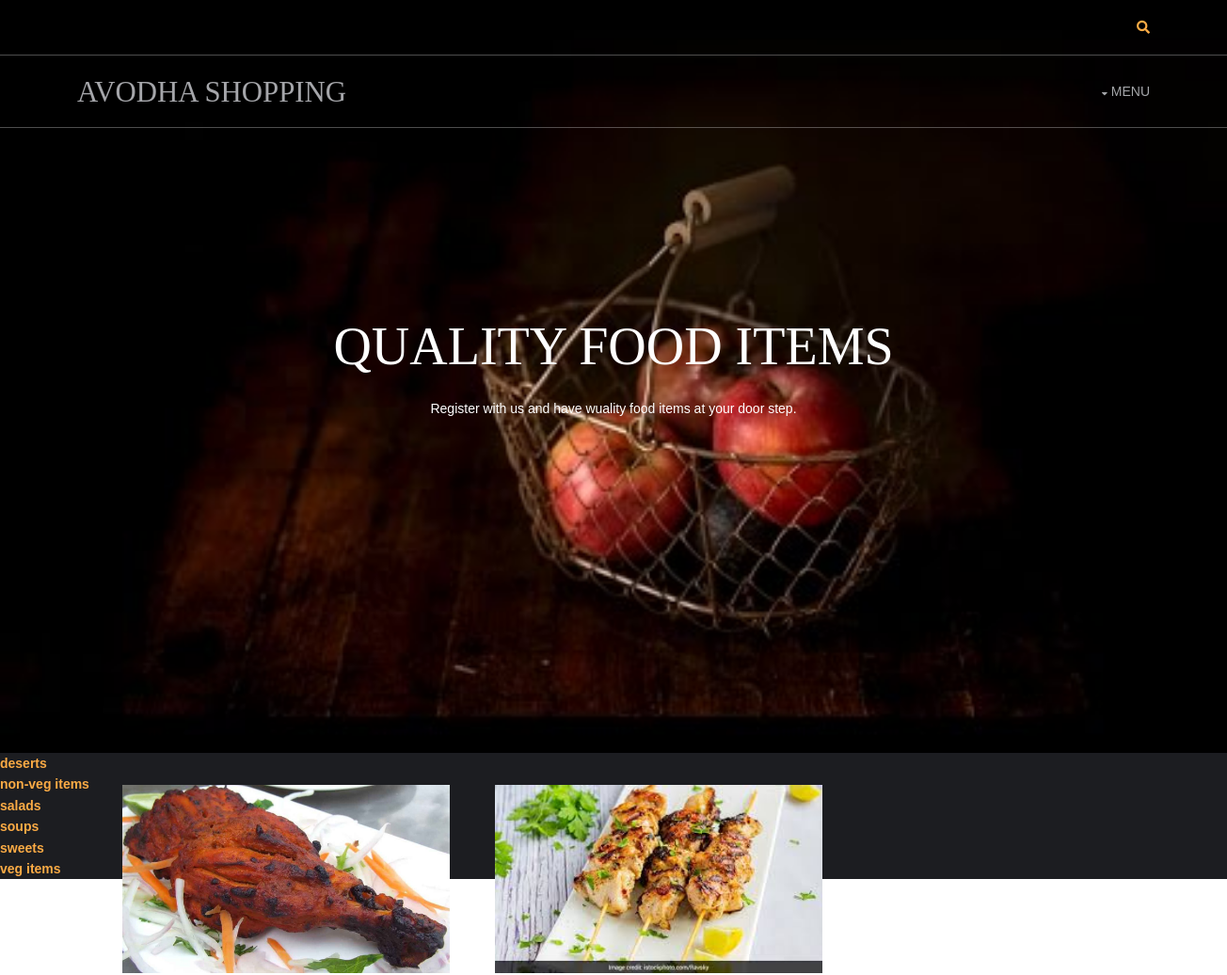
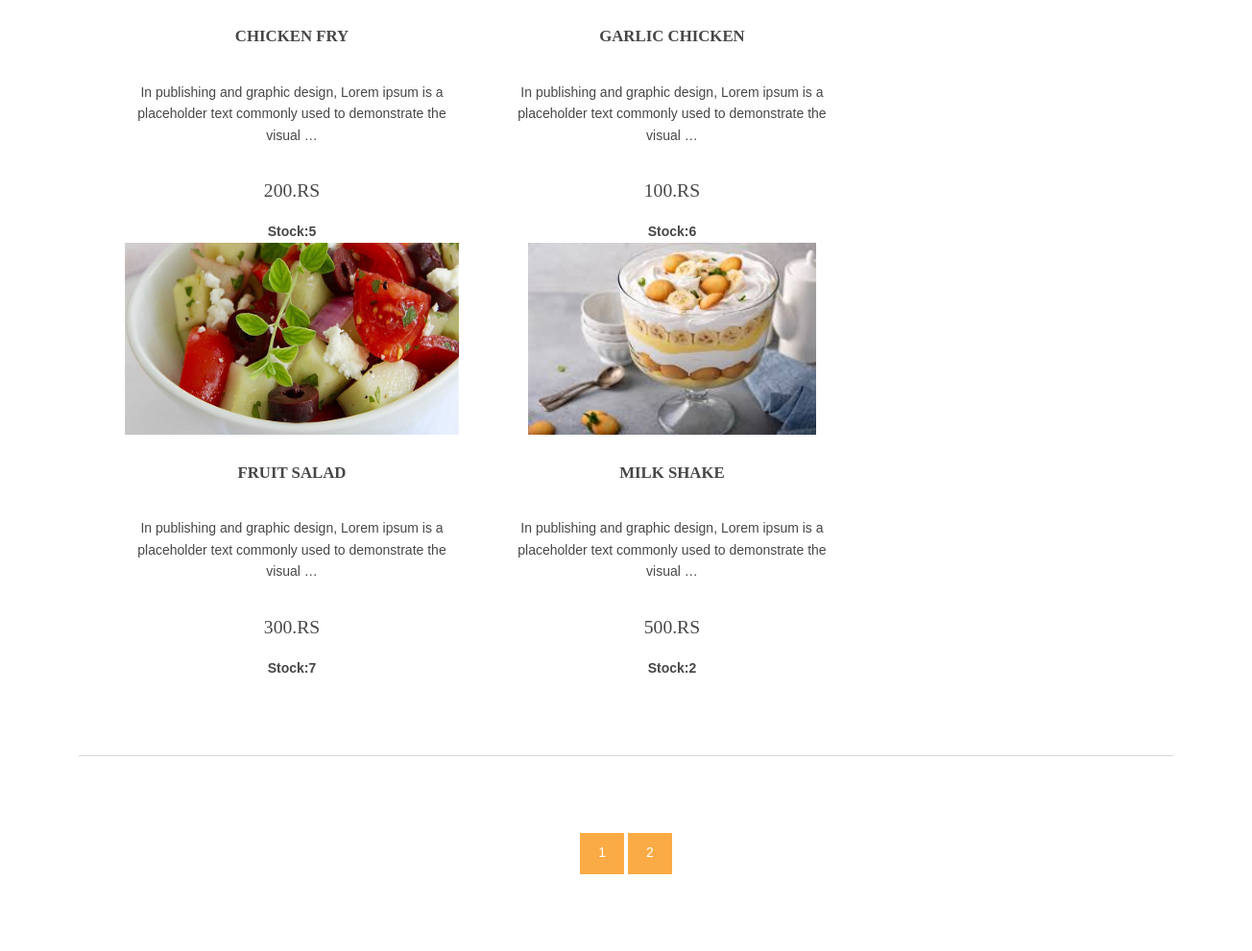
Page /home (signed in) on the committed database (2 pictures, top to bottom).
### shop/models.py (models this page shows, shortened)
class Category(models.Model):
    cat_name=models.CharField(max_length=200,unique=True)
    slug=models.SlugField(max_length=200,unique=True)
    class Meta:
        ordering=('cat_name',)
        verbose_name='Category'
        verbose_name_plural='Categories'
    def get_url(self):
        return reverse('prod_cat',args=[self.slug])

class Product(models.Model):
    P_name=models.CharField(max_length=250,unique=True)
    slug=models.SlugField(max_length=250,unique=True)
    P_desc=models.TextField()
    P_price=models.IntegerField()
    P_stock=models.IntegerField()
    P_available=models.BooleanField()
    P_image=models.ImageField(upload_to='Product')
    P_category=models.ForeignKey(Category,on_delete= models.CASCADE)
    def get_url(self):
        return reverse('details',args=[self.P_category.slug,self.slug])

### shop/views.py (the view)
# urls.py: 2. Add a URL to urlpatterns:  path('', views.home, name='home')
def home(request,c_slug=None):
    c_page=None
    product=None
    if c_slug!=None:
        c_page=get_object_or_404(Category,slug=c_slug)
        product=Product.objects.filter(P_category=c_page,P_available=True)
    else:
        product=Product.objects.all().filter(P_available=True)
    cat=Category.objects.all()
    paginator=Paginator(product,4)
    try:
        page=int(request.GET.get('page','1'))
    except:
        page=1
    try:
        pro=paginator.page(page)
    except(EmptyPage,InvalidPage):
        pro=paginator.page(paginator.num_pages)
    return render(request,'index.html',{'pr':product,'ct':cat,'pg':pro})

### cart/context_processor.py (called while the page is built)
def count(request):
    item_count=0
    if 'admin' in request.path:
        return {}
    else:
        try:
            ct=cartlist.objects.filter(cart_id=c_id(request))
            cti=Items.objects.all().filter(cart=ct[:1])
            for c in cti:
                item_count+=c.quantity
        except cartlist.DoesNotExist:
            item_count=0
        return dict(itc=item_count)

### cart/views.py (called while the page is built)
def c_id(request):
    ct_id=request.session.session_key
    if not ct_id:
        ct_id=request.session.create()
    return ct_id

### templates/index.html (shortened to what this page needs)
{% load static %}
<html lang="">
<head>
<link href="{% static 'hm/layout/styles/layout.css' %}" rel="stylesheet" type="text/css" media="all">
</head>
<body id="top">
<div class="abcd" style="background-image:url({% static 'hm/images/demo/backgrounds/bg1.jpg' %});">
  <div class="wrapper row0">
    <div id="topbar" class="hoc clear">
      <div class="fl_right">
        <ul class="nospace">
          <li id="searchform">
          </li>
        </ul>
      </div>
    </div>
  </div>
  <div class="wrapper row1">
    <header id="header" class="hoc clear">
      <div id="logo" class="fl_left">
        <h1><a href="index.html">AVODHA SHOPPING</a></h1>
      </div>
      <nav id="mainav" class="fl_right">
        <ul class="clear">
          <li><a class="drop" href="#">Menu</a>
          </li>
        </ul>
      </nav>
    </header>
</div>
  <div id="pageintro" class="hoc clear">
    <article>
      <h3 class="heading">QUALITY FOOD ITEMS</h3>
      <p>Register with us and have wuality food items at your door step.</p>
    </article>
  </div>
</div>
<div class="category">
    {% for i in ct %}
  <b style="color:white">
    <a href={{i.get_url}}>{{i.cat_name}}</a><br>
  </b>
{% endfor %}
</div>
<div class="wrapper row3">
  <main class="hoc container clear">
    <section id="introblocks">
      <ul class="nospace group btmspace-80">
    {% for i in pg.object_list %}
        <li class="one_third">
          <figure><a class="imgover" href={{i.get_url}}><img src={{i.P_image.url}} style="height:200;" alt=""></a>
            <figcaption>
              <h1 class="heading">{{i.P_name}}</h1><br>
              <p>{{i.P_desc |truncatewords:17}}</p><br>
              <h4>{{i.P_price}}.Rs</h4>
              <b>Stock:{{i.P_stock}}</b><br>
            </figcaption>
          </figure>
        </li>
         {% endfor %}
      </ul>
    </section>
    <hr class="btmspace-80">
    <center>
      {% for p in pg.paginator.page_range %}
      <a href="?page={{p}}" class="btn btn-light btn-sm {% if pg.number == p %} active {% endif %}">{{p}}</a>
      {% endfor %}
    </center>
  </main>
</div>
</body>
</html>

### static/hm/layout/styles/layout.css (style rules this page uses)
.row1 { border:solid; border-width:1px 0; }
#topbar { padding:20px 0; font-size:.8rem; text-transform:uppercase; }
#topbar ul li { display:inline-block; margin-right:15px; }
#topbar ul li:last-child { margin-right:0; padding-right:0; border-right:none; }
#topbar #searchform { position:relative; line-height:1; z-index:9999; }
#topbar #searchform::after { display:block; height:18px; line-height:18px; padding:0; font-family:"Font Awesome\ 5 Free"; font-weight:900; font-size:1rem; content:"\f002"; }
#topbar #searchform ::placeholder { text-transform:capitalize; }
#header #logo { margin:22px 0 0 0; }
#header #logo h1 { margin:0; padding:0; font-size:2.2rem; text-transform:uppercase; }
#pageintro { padding:200px 0 300px; }
#pageintro article, #pageintro article p { display:block; max-width:75%; margin:0 auto; text-align:center; }
#pageintro article p { max-width:65%; line-height:2rem; }
#pageintro .heading { margin-bottom:20px; font-size:4rem; }
.container { padding:80px 0; }
#introblocks { display:block; position:relative; margin:-180px 0 0 0; z-index:1; text-align:center; }
#introblocks figure figcaption { display:block; padding:30px 0 0 0; text-align:center; }
#introblocks figure figcaption .heading { font-size:1.2rem; font-weight:700; margin-bottom:0; }
*, *::before, *::after { transition:all .3s ease-in-out; }
nav ul, nav ol { margin:0; padding:0; list-style:none; }
#mainav, #breadcrumb, .sidebar nav { line-height:normal; }
#mainav .drop::after, #mainav li li .drop::after, #breadcrumb li a::after, .sidebar nav a::after { position:absolute; font-family:"Font Awesome\ 5 Free"; font-weight:900; font-size:10px; line-height:10px; }
#mainav ul { text-transform:uppercase; }
#mainav li { display:inline-block; position:relative; margin:0 15px 0 0; padding:0; }
#mainav li:last-child { margin-right:0; }
#mainav li a { display:block; padding:30px 0; }
#mainav .drop { padding-left:15px; }
#mainav .drop::after, #mainav li li .drop::after { content:"\f0d7"; }
#mainav .drop::after { top:35px; left:5px; }
body { color:#A5A6AA; background-color:#1C1D21; }
a { color:#FBAB45; }
hr, .borderedbox { border-color:#D7D7D7; }
.btn, .btn.inverse:hover { color:#FFFFFF; background-color:#FBAB45; border-color:#FBAB45; }
.imgover, .imgover:hover::after { color:#FFFFFF; }
.row1 { border-color:rgba(255,255,255,.3); }
.row3 { color:#474747; background-color:#FFFFFF; }
#topbar #searchform { color:#FBAB45; }
#header #logo h1 a { color:inherit; }
#pageintro { color:#FFFFFF; }
#mainav li a { color:inherit; }
@media screen and (min-width:1140px) { .hoc { max-width:1140px; } }

### templates/index.html (style rules this page uses)
.abcd { height:100%; background-position:center; background-repeat:no-repeat; background-size:cover; }

### rows in the picture
Category: cat_name "deserts"
Category: cat_name "non-veg items"
Category: cat_name "salads"
Category: cat_name "soups"
Category: cat_name "sweets"
Category: cat_name "veg items"
Product: P_image (picture), P_name "CHICKEN FRY", P_desc "In publishing and graphic design, Lorem ipsum is a placeholder text commonly used to demonstrate the visual …", P_price "200", P_stock "5"
Product: P_image (picture), P_name "GARLIC CHICKEN", P_desc "In publishing and graphic design, Lorem ipsum is a placeholder text commonly used to demonstrate the visual …", P_price "100", P_stock "6"
Product: P_image (picture), P_name "FRUIT SALAD", P_desc "In publishing and graphic design, Lorem ipsum is a placeholder text commonly used to demonstrate the visual …", P_price "300", P_stock "7"
Product: P_image (picture), P_name "MILK SHAKE", P_desc "In publishing and graphic design, Lorem ipsum is a placeholder text commonly used to demonstrate the visual …", P_price "500", P_stock "2"

### other values in the picture
{{ p }} "1" "2"
